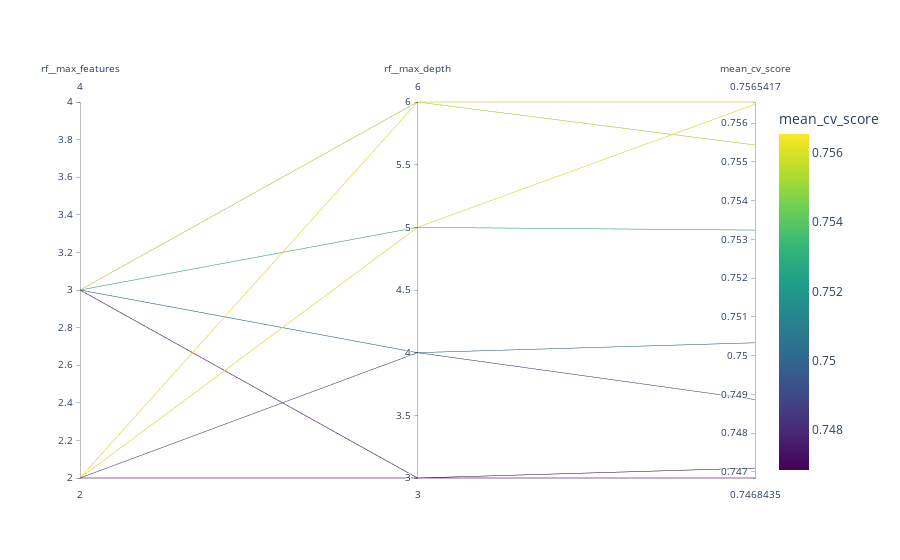

The notebook cell saved with this chart:
### Code cell
mxjqsakit.tuneplot(rf, scoreindim=True)

### Figure 1 — Plotly figure (JSON) as saved in the notebook; plotly's stock layout.template omitted (floating-point values rounded to 4 significant figures)
{"data": [{"dimensions": [{"label": "rf__max_features", "values": [2, 3, 4, 2, 3, 4, 2, 3, 4, 2, 3, 4]}, {"label": "rf__max_depth", "values": [3, 3, 3, 4, 4, 4, 5, 5, 5, 6, 6, 6]}, {"label": "mean_cv_score", "values": [0.7468, 0.7471, NaN, 0.7489, 0.7503, NaN, 0.7565, 0.7532, NaN, 0.7565, 0.7554, NaN]}], "line": {"color": [0.7468, 0.7471, NaN, 0.7489, 0.7503, NaN, 0.7565, 0.7532, NaN, 0.7565, 0.7554, NaN], "colorbar": {"title": {"text": "mean_cv_score"}}, "colorscale": [[0, "#440154"], [0.1111, "#482878"], [0.2222, "#3e4989"], [0.3333, "#31688e"], [0.4444, "#26828e"], [0.5556, "#1f9e89"], [0.6667, "#35b779"], [0.7778, "#6ece58"], [0.8889, "#b5de2b"], [1, "#fde725"]], "showscale": true}, "type": "parcoords"}], "layout": {}}
